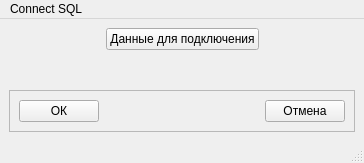
<?xml version="1.0" encoding="UTF-8"?>
<ui version="4.0">
 <class>MainWindow</class>
 <widget class="QMainWindow" name="MainWindow">
  <property name="geometry">
   <rect>
    <x>0</x>
    <y>0</y>
    <width>364</width>
    <height>163</height>
   </rect>
  </property>
  <property name="windowTitle">
   <string>MainWindow</string>
  </property>
  <widget class="QWidget" name="centralwidget">
   <layout class="QGridLayout" name="gridLayout">
    <item row="2" column="0" colspan="3" alignment="Qt::AlignBottom">
     <widget class="QFrame" name="frame">
      <property name="sizePolicy">
       <sizepolicy hsizetype="Preferred" vsizetype="Preferred">
        <horstretch>0</horstretch>
        <verstretch>2</verstretch>
       </sizepolicy>
      </property>
      <property name="frameShape">
       <enum>QFrame::StyledPanel</enum>
      </property>
      <property name="frameShadow">
       <enum>QFrame::Raised</enum>
      </property>
      <layout class="QGridLayout" name="gridLayout_2">
       <item row="2" column="2" alignment="Qt::AlignRight">
        <widget class="QPushButton" name="btn_cancel">
         <property name="text">
          <string>Отмена</string>
         </property>
        </widget>
       </item>
       <item row="2" column="0" alignment="Qt::AlignLeft">
        <widget class="QPushButton" name="btn_ok">
         <property name="text">
          <string>ОК</string>
         </property>
         <property name="default">
          <bool>false</bool>
         </property>
        </widget>
       </item>
       <item row="2" column="1">
        <spacer name="horizontalSpacer_3">
         <property name="orientation">
          <enum>Qt::Horizontal</enum>
         </property>
         <property name="sizeHint" stdset="0">
          <size>
           <width>40</width>
           <height>20</height>
          </size>
         </property>
        </spacer>
       </item>
      </layout>
     </widget>
    </item>
    <item row="1" column="1">
     <spacer name="verticalSpacer">
      <property name="orientation">
       <enum>Qt::Vertical</enum>
      </property>
      <property name="sizeHint" stdset="0">
       <size>
        <width>20</width>
        <height>40</height>
       </size>
      </property>
     </spacer>
    </item>
    <item row="0" column="1">
     <widget class="QPushButton" name="btn_newDialog">
      <property name="text">
       <string>Данные для подключения</string>
      </property>
     </widget>
    </item>
   </layout>
  </widget>
  <widget class="QMenuBar" name="menubar">
   <property name="geometry">
    <rect>
     <x>0</x>
     <y>0</y>
     <width>364</width>
     <height>22</height>
    </rect>
   </property>
   <widget class="QMenu" name="menuConnect_SQL">
    <property name="title">
     <string>Connect SQL</string>
    </property>
   </widget>
   <addaction name="menuConnect_SQL"/>
  </widget>
  <widget class="QStatusBar" name="statusbar"/>
 </widget>
 <tabstops>
  <tabstop>btn_ok</tabstop>
  <tabstop>btn_cancel</tabstop>
 </tabstops>
 <resources/>
 <connections/>
</ui>
